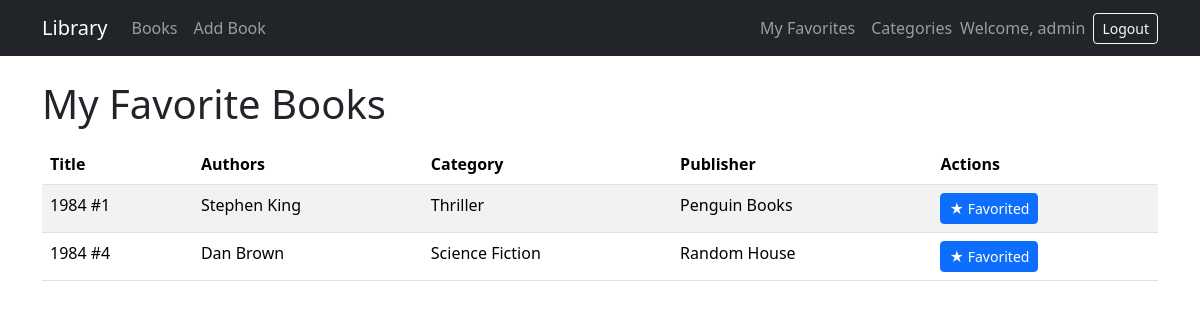
Page /books/favorites/ (signed in) on the earlier database version.
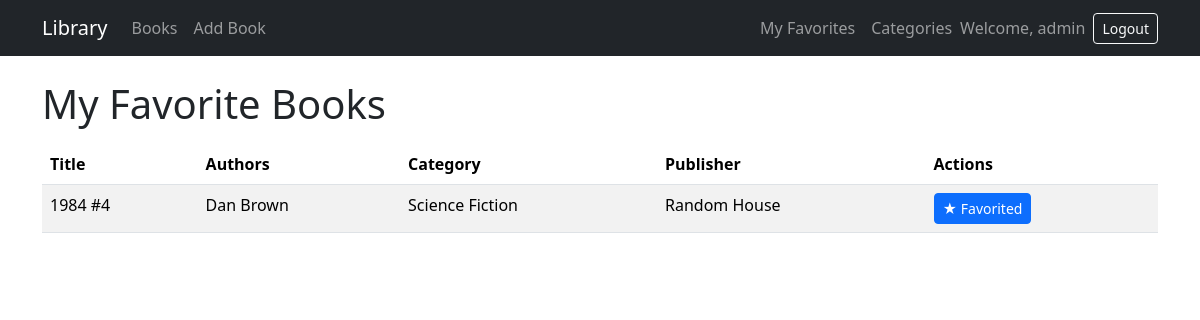
Same page on the later database version.
### users/models.py (models this page shows, shortened)
class User(AbstractUser):
    full_name = models.CharField(max_length=200)
    role = models.CharField(
        max_length=50,
        choices=[("member", "Member"), ("admin", "Admin")],
        default="member"
    )
    groups = models.ManyToManyField(
        "auth.Group",
        related_name="users_users",
        blank=True,
        help_text="The groups this user belongs to.",
        verbose_name="groups"
    )
    user_permissions = models.ManyToManyField(
        "auth.Permission",
        related_name="users_users_permissions",
        blank=True,
        help_text="Specific permissions for this user.",
        verbose_name="user permissions"
    )

### books/models.py (models this page shows, shortened)
class Book(models.Model):
    title = models.CharField(max_length=255)
    isbn = models.CharField(max_length=13, unique=True)
    price = models.DecimalField(max_digits=8, decimal_places=2)
    publish_date = models.DateField()
    availability_status = models.CharField(max_length=20, choices=[("available", "Available"), ("unavailable", "Unavailable")])
    publisher = models.ForeignKey(Publisher, on_delete=models.CASCADE)
    category = models.ForeignKey(Category, on_delete=models.SET_NULL, null=True)
    authors = models.ManyToManyField(Author)

class Author(models.Model):
    full_name = models.CharField(max_length=200)
    bio = models.TextField(blank=True)
    def __str__(self):
        return self.full_name

class Category(models.Model):
    name = models.CharField(max_length=200)
    parent_category = models.ForeignKey("self", null=True, blank=True, on_delete=models.SET_NULL)

class Publisher(models.Model):
    name = models.CharField(max_length=200)
    address= models.TextField(blank=True)

### books/views.py (the view)
# urls.py: path('books/favorites/', views.favorites_list, name='favorites_list'),
@login_required
def favorites_list(request):
    fav_books = Book.objects.filter(favoritebook__user=request.user).select_related('publisher', 'category').prefetch_related('authors')
    return render(request, 'books/favorites_list.html', { 'books': fav_books })

### books/templates/books/favorites_list.html (shortened to what this page needs)
{% extends 'base.html' %}
{% block content %}
<h1>My Favorite Books</h1>
{% if books %}
<table class="table table-striped mt-3">
  <thead>
    <tr>
      <th>Title</th>
      <th>Authors</th>
      <th>Category</th>
      <th>Publisher</th>
      <th>Actions</th>
    </tr>
  </thead>
  <tbody>
    {% for book in books %}
    <tr>
      <td>{{ book.title }}</td>
      <td>{{ book.authors.all|join:", " }}</td>
      <td>{{ book.category.name }}</td>
      <td>{{ book.publisher.name }}</td>
      <td>
        <a href="{% url 'book_favorite_toggle' book.pk %}" class="btn btn-sm btn-primary">★ Favorited</a>
      </td>
    </tr>
    {% endfor %}
  </tbody>
</table>
{% else %}
<p>No favorite books yet.</p>
{% endif %}
{% endblock %}

### books/templates/base.html (shortened to what this page needs)
<!DOCTYPE html>
<html lang="en">
<head>
    <link rel="stylesheet" href="https://cdn.jsdelivr.net/npm/bootstrap@5.3.2/dist/css/bootstrap.min.css">
</head>
<body>
<nav class="navbar navbar-expand-lg navbar-dark bg-dark">
    <div class="container">
        <a class="navbar-brand" href="{% url 'home' %}">Library</a>
        <div class="collapse navbar-collapse" id="navbarNav">
            <ul class="navbar-nav me-auto mb-2 mb-lg-0">
                <li class="nav-item"><a class="nav-link" href="{% url 'book_list' %}">Books</a></li>
                {% if user.is_authenticated and user.role == 'admin' %}
                    <li class="nav-item"><a class="nav-link" href="{% url 'book_add' %}">Add Book</a></li>
                {% endif %}
            </ul>
            <ul class="navbar-nav ms-auto align-items-center mb-2 mb-lg-0">
                {% if user.is_authenticated %}
                    <li class="nav-item"><a class="nav-link" href="{% url 'favorites_list' %}">My Favorites</a></li>
                    {% if user.role == 'admin' %}
                        <li class="nav-item"><a class="nav-link" href="{% url 'category_list' %}">Categories</a></li>
                    {% endif %}
                    <li class="nav-item d-flex align-items-center"><span class="navbar-text me-2">Welcome, {{ user.username }}</span></li>
                    <li class="nav-item">
                        <form method="post" action="{% url 'logout' %}">
                            <button type="submit" class="btn btn-sm btn-outline-light">Logout</button>
                        </form>
                    </li>
                {% else %}
                    <li class="nav-item"><a class="nav-link" href="{% url 'login' %}">Login</a></li>
                    <li class="nav-item"><a class="nav-link" href="{% url 'signup' %}">Signup</a></li>
                {% endif %}
            </ul>
        </div>
    </div>
</nav>
<div class="container mt-4">
    {% block content %}{% endblock %}
</div>
</body>
</html>

Differences in the rows shown:
removed Book: title "1984 #1", authors.all "Stephen King", category.name "Thriller", publisher.name "Penguin Books"
